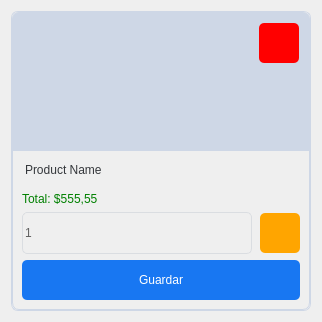
<?xml version="1.0" encoding="UTF-8"?>
<ui version="4.0">
 <class>Form</class>
 <widget class="QWidget" name="Form">
  <property name="geometry">
   <rect>
    <x>0</x>
    <y>0</y>
    <width>322</width>
    <height>322</height>
   </rect>
  </property>
  <property name="windowTitle">
   <string>Form</string>
  </property>
  <property name="styleSheet">
   <string notr="true"/>
  </property>
  <layout class="QVBoxLayout" name="verticalLayout">
   <item>
    <widget class="QFrame" name="fme_card_content_0">
     <property name="sizePolicy">
      <sizepolicy hsizetype="Fixed" vsizetype="Fixed">
       <horstretch>0</horstretch>
       <verstretch>0</verstretch>
      </sizepolicy>
     </property>
     <property name="minimumSize">
      <size>
       <width>300</width>
       <height>300</height>
      </size>
     </property>
     <property name="styleSheet">
      <string notr="true">QPushButton {
border-style : solid;
	border-radius: 5px;
	min-height : 40px;
	font : 77 18px &quot;Arial&quot;;
}

QPushButton:hover {
	border: 1px solid #FFF;
	border-radius: 5px;
}

QFrame {
	border : 1px solid;
	border-color: #CED7E6;
    border-top-right-radius: 7px;
	border-top-left-radius: 7px;
	border-bottom-right-radius: 7px;
	border-bottom-left-radius: 7px;
}</string>
     </property>
     <property name="frameShape">
      <enum>QFrame::StyledPanel</enum>
     </property>
     <property name="frameShadow">
      <enum>QFrame::Raised</enum>
     </property>
     <layout class="QVBoxLayout" name="verticalLayout_18">
      <property name="spacing">
       <number>0</number>
      </property>
      <property name="leftMargin">
       <number>0</number>
      </property>
      <property name="topMargin">
       <number>0</number>
      </property>
      <property name="rightMargin">
       <number>0</number>
      </property>
      <property name="bottomMargin">
       <number>0</number>
      </property>
      <item>
       <widget class="QFrame" name="fme_image_cap_2">
        <property name="styleSheet">
         <string notr="true">QFrame {
	background-color : #CED7E6;
	border : 1px solid;
	border-color: #CED7E6;
    border-top-right-radius: 7px;
	border-top-left-radius: 7px;
	border-bottom-right-radius: 0px;
	border-bottom-left-radius: 0px;
}</string>
        </property>
        <property name="frameShape">
         <enum>QFrame::StyledPanel</enum>
        </property>
        <property name="frameShadow">
         <enum>QFrame::Raised</enum>
        </property>
        <property name="lineWidth">
         <number>1</number>
        </property>
        <property name="midLineWidth">
         <number>0</number>
        </property>
        <layout class="QVBoxLayout" name="verticalLayout_19" stretch="0">
         <property name="spacing">
          <number>0</number>
         </property>
         <property name="sizeConstraint">
          <enum>QLayout::SetDefaultConstraint</enum>
         </property>
         <property name="leftMargin">
          <number>0</number>
         </property>
         <property name="topMargin">
          <number>0</number>
         </property>
         <property name="rightMargin">
          <number>0</number>
         </property>
         <property name="bottomMargin">
          <number>0</number>
         </property>
         <item>
          <widget class="QFrame" name="fme_image">
           <property name="styleSheet">
            <string notr="true">QFrame {
    background-image: url(:/images/assets/img/image-polaroid.png);
    background-repeat : none;
	background-position: center center;
}</string>
           </property>
           <property name="frameShape">
            <enum>QFrame::StyledPanel</enum>
           </property>
           <property name="frameShadow">
            <enum>QFrame::Raised</enum>
           </property>
           <layout class="QVBoxLayout" name="verticalLayout_3">
            <item>
             <widget class="QFrame" name="frame">
              <property name="styleSheet">
               <string notr="true">QFrame {
	background-color : transparent;
	background-image : url();
border : none;
}</string>
              </property>
              <property name="frameShape">
               <enum>QFrame::StyledPanel</enum>
              </property>
              <property name="frameShadow">
               <enum>QFrame::Raised</enum>
              </property>
              <layout class="QHBoxLayout" name="horizontalLayout">
               <property name="spacing">
                <number>0</number>
               </property>
               <property name="leftMargin">
                <number>0</number>
               </property>
               <property name="topMargin">
                <number>0</number>
               </property>
               <property name="rightMargin">
                <number>0</number>
               </property>
               <property name="bottomMargin">
                <number>0</number>
               </property>
               <item>
                <spacer name="horizontalSpacer">
                 <property name="orientation">
                  <enum>Qt::Horizontal</enum>
                 </property>
                 <property name="sizeHint" stdset="0">
                  <size>
                   <width>40</width>
                   <height>20</height>
                  </size>
                 </property>
                </spacer>
               </item>
               <item>
                <widget class="QPushButton" name="btn_remove">
                 <property name="minimumSize">
                  <size>
                   <width>40</width>
                   <height>40</height>
                  </size>
                 </property>
                 <property name="maximumSize">
                  <size>
                   <width>40</width>
                   <height>40</height>
                  </size>
                 </property>
                 <property name="cursor">
                  <cursorShape>PointingHandCursor</cursorShape>
                 </property>
                 <property name="styleSheet">
                  <string notr="true">QPushButton {
	color : #FFFFFF;
	border-style : solid;
	border-radius: 5px;
	min-height : 40px;
	font : 77 18px &quot;Arial&quot;;
	background-color : red;
	padding-left : 20px;
	padding-right : 20px;
}

QPushButton:hover {
	border: 1px solid #FFF;
	border-radius: 5px;
}

QPushButton:pressed {
	background-color : transparent;
	color : red;
	border: 1px solid red;
	border-radius: 5px;
}

</string>
                 </property>
                 <property name="text">
                  <string/>
                 </property>
                 <property name="icon">
                  <iconset resource="assets.qrc">
                   <normaloff>:/icon/assets/icon/square-xmark1.png</normaloff>:/icon/assets/icon/square-xmark1.png</iconset>
                 </property>
                </widget>
               </item>
              </layout>
             </widget>
            </item>
            <item>
             <spacer name="verticalSpacer">
              <property name="orientation">
               <enum>Qt::Vertical</enum>
              </property>
              <property name="sizeHint" stdset="0">
               <size>
                <width>20</width>
                <height>35</height>
               </size>
              </property>
             </spacer>
            </item>
           </layout>
          </widget>
         </item>
        </layout>
       </widget>
      </item>
      <item>
       <widget class="QFrame" name="fme_card_content_2">
        <property name="styleSheet">
         <string notr="true">QFrame {
	border : 1px solid;
	border-color: #CED7E6;
    border-top-right-radius: 0px;
	border-top-left-radius: 0px;
	border-bottom-right-radius: 7px;
	border-bottom-left-radius: 7px;
}

</string>
        </property>
        <property name="frameShape">
         <enum>QFrame::StyledPanel</enum>
        </property>
        <property name="frameShadow">
         <enum>QFrame::Raised</enum>
        </property>
        <layout class="QVBoxLayout" name="verticalLayout_20">
         <property name="leftMargin">
          <number>0</number>
         </property>
         <property name="topMargin">
          <number>0</number>
         </property>
         <property name="rightMargin">
          <number>0</number>
         </property>
         <property name="bottomMargin">
          <number>0</number>
         </property>
         <item>
          <widget class="QFrame" name="frame_8">
           <property name="sizePolicy">
            <sizepolicy hsizetype="Preferred" vsizetype="Preferred">
             <horstretch>0</horstretch>
             <verstretch>0</verstretch>
            </sizepolicy>
           </property>
           <property name="styleSheet">
            <string notr="true">QFrame {
	border : none;
	border-color: transparent;
    border-top-right-radius: 0px;
	border-top-left-radius: 0px;
	border-bottom-right-radius: 0px;
	border-bottom-left-radius: 0px;
}</string>
           </property>
           <property name="frameShape">
            <enum>QFrame::StyledPanel</enum>
           </property>
           <property name="frameShadow">
            <enum>QFrame::Raised</enum>
           </property>
           <layout class="QVBoxLayout" name="verticalLayout_21" stretch="0">
            <property name="topMargin">
             <number>0</number>
            </property>
            <property name="bottomMargin">
             <number>0</number>
            </property>
            <item>
             <widget class="QLabel" name="lbl_card_title">
              <property name="styleSheet">
               <string notr="true">QLabel {
	margin-top : 12px;
	font : 18px &quot;Arial&quot;;
	color: #34373B;
}</string>
              </property>
              <property name="text">
               <string>Product Name</string>
              </property>
             </widget>
            </item>
           </layout>
          </widget>
         </item>
         <item>
          <widget class="QFrame" name="frame_9">
           <property name="sizePolicy">
            <sizepolicy hsizetype="Preferred" vsizetype="Fixed">
             <horstretch>0</horstretch>
             <verstretch>0</verstretch>
            </sizepolicy>
           </property>
           <property name="styleSheet">
            <string notr="true">QFrame {
	border : none;
	border-color: transparent;
	border-bottom-right-radius: 0px;
	border-bottom-left-radius: 0px;
}</string>
           </property>
           <property name="frameShape">
            <enum>QFrame::StyledPanel</enum>
           </property>
           <property name="frameShadow">
            <enum>QFrame::Raised</enum>
           </property>
           <layout class="QVBoxLayout" name="verticalLayout_2">
            <item>
             <widget class="QLabel" name="lbl_total">
              <property name="styleSheet">
               <string notr="true">QLabel {
	font : 24px &quot;Arial&quot;;
	color: green;
}</string>
              </property>
              <property name="text">
               <string>Total: $555,55</string>
              </property>
             </widget>
            </item>
            <item>
             <widget class="QFrame" name="frame_11">
              <property name="frameShape">
               <enum>QFrame::StyledPanel</enum>
              </property>
              <property name="frameShadow">
               <enum>QFrame::Raised</enum>
              </property>
              <layout class="QHBoxLayout" name="horizontalLayout_12">
               <property name="spacing">
                <number>8</number>
               </property>
               <property name="leftMargin">
                <number>0</number>
               </property>
               <property name="topMargin">
                <number>0</number>
               </property>
               <property name="rightMargin">
                <number>0</number>
               </property>
               <property name="bottomMargin">
                <number>0</number>
               </property>
               <item>
                <widget class="QSpinBox" name="sbx_amount">
                 <property name="styleSheet">
                  <string notr="true">QLineEdit, QTextEdit, QComboBox, QSpinBox, QDoubleSpinBox {
	background-color : transparent;
	border : 1px solid #DADDE1;
	border-radius : 5px;
	color : #616161;
	min-height : 40px;
	font : 77 18px &quot;Arial&quot;;
}</string>
                 </property>
                 <property name="minimum">
                  <number>1</number>
                 </property>
                </widget>
               </item>
               <item>
                <widget class="QPushButton" name="btn_action">
                 <property name="minimumSize">
                  <size>
                   <width>40</width>
                   <height>40</height>
                  </size>
                 </property>
                 <property name="maximumSize">
                  <size>
                   <width>40</width>
                   <height>40</height>
                  </size>
                 </property>
                 <property name="cursor">
                  <cursorShape>PointingHandCursor</cursorShape>
                 </property>
                 <property name="styleSheet">
                  <string notr="true">QPushButton {
	color : #FFFFFF;
	border-style : solid;
	border-radius: 5px;
	min-height : 40px;
	font : 77 18px &quot;Arial&quot;;
	background-color : orange;
	padding-left : 20px;
	padding-right : 20px;
}

QPushButton:hover {
	border: 1px solid #FFF;
	border-radius: 5px;
}

QPushButton:pressed {
	background-color : transparent;
	color : orange;
	border: 1px solid orange;
	border-radius: 5px;
}

</string>
                 </property>
                 <property name="text">
                  <string/>
                 </property>
                 <property name="icon">
                  <iconset resource="assets.qrc">
                   <normaloff>:/icon/assets/icon/cart-shopping3.png</normaloff>:/icon/assets/icon/cart-shopping3.png</iconset>
                 </property>
                 <property name="iconSize">
                  <size>
                   <width>25</width>
                   <height>25</height>
                  </size>
                 </property>
                </widget>
               </item>
              </layout>
             </widget>
            </item>
            <item>
             <widget class="QFrame" name="frame_10">
              <property name="styleSheet">
               <string notr="true">QFrame {
	background-color : transparent;
	border-image : none;
	border : none;
}</string>
              </property>
              <property name="frameShape">
               <enum>QFrame::StyledPanel</enum>
              </property>
              <property name="frameShadow">
               <enum>QFrame::Raised</enum>
              </property>
              <layout class="QHBoxLayout" name="horizontalLayout_11">
               <property name="spacing">
                <number>5</number>
               </property>
               <property name="leftMargin">
                <number>0</number>
               </property>
               <property name="topMargin">
                <number>0</number>
               </property>
               <property name="rightMargin">
                <number>0</number>
               </property>
               <property name="bottomMargin">
                <number>0</number>
               </property>
               <item>
                <widget class="QPushButton" name="btn_save">
                 <property name="sizePolicy">
                  <sizepolicy hsizetype="Preferred" vsizetype="Fixed">
                   <horstretch>0</horstretch>
                   <verstretch>0</verstretch>
                  </sizepolicy>
                 </property>
                 <property name="minimumSize">
                  <size>
                   <width>40</width>
                   <height>40</height>
                  </size>
                 </property>
                 <property name="maximumSize">
                  <size>
                   <width>16777215</width>
                   <height>16777215</height>
                  </size>
                 </property>
                 <property name="cursor">
                  <cursorShape>PointingHandCursor</cursorShape>
                 </property>
                 <property name="toolTip">
                  <string>Mostrar productos</string>
                 </property>
                 <property name="styleSheet">
                  <string notr="true">QPushButton {
	color : #FFFFFF;
	border-style : solid;
	border-radius: 5px;
	min-height : 40px;
	font : 77 18px &quot;Arial&quot;;
	background-color : #1877F2;
	padding-left : 20px;
	padding-right : 20px;
}

QPushButton:hover {
	border: 1px solid #FFF;
	border-radius: 5px;
}

QPushButton:pressed {
	background-color : transparent;
	color : #1877F2;
	border: 1px solid #1877F2;
	border-radius: 5px;
}
</string>
                 </property>
                 <property name="text">
                  <string>Guardar</string>
                 </property>
                </widget>
               </item>
              </layout>
             </widget>
            </item>
           </layout>
          </widget>
         </item>
        </layout>
       </widget>
      </item>
     </layout>
    </widget>
   </item>
  </layout>
 </widget>
 <resources>
  <include location="assets.qrc"/>
 </resources>
 <connections/>
</ui>
